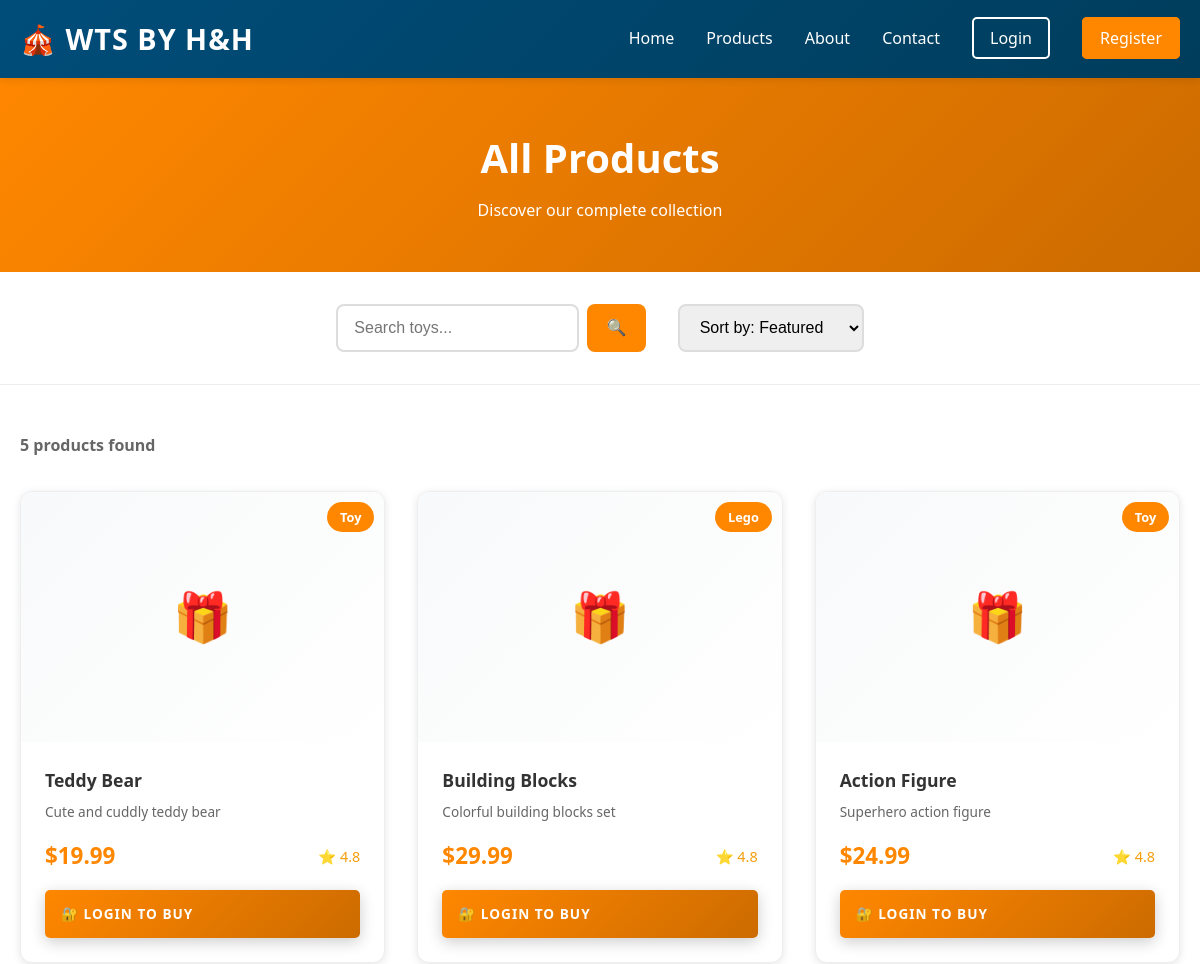
Page /products/all (upper part) on the earlier database version.
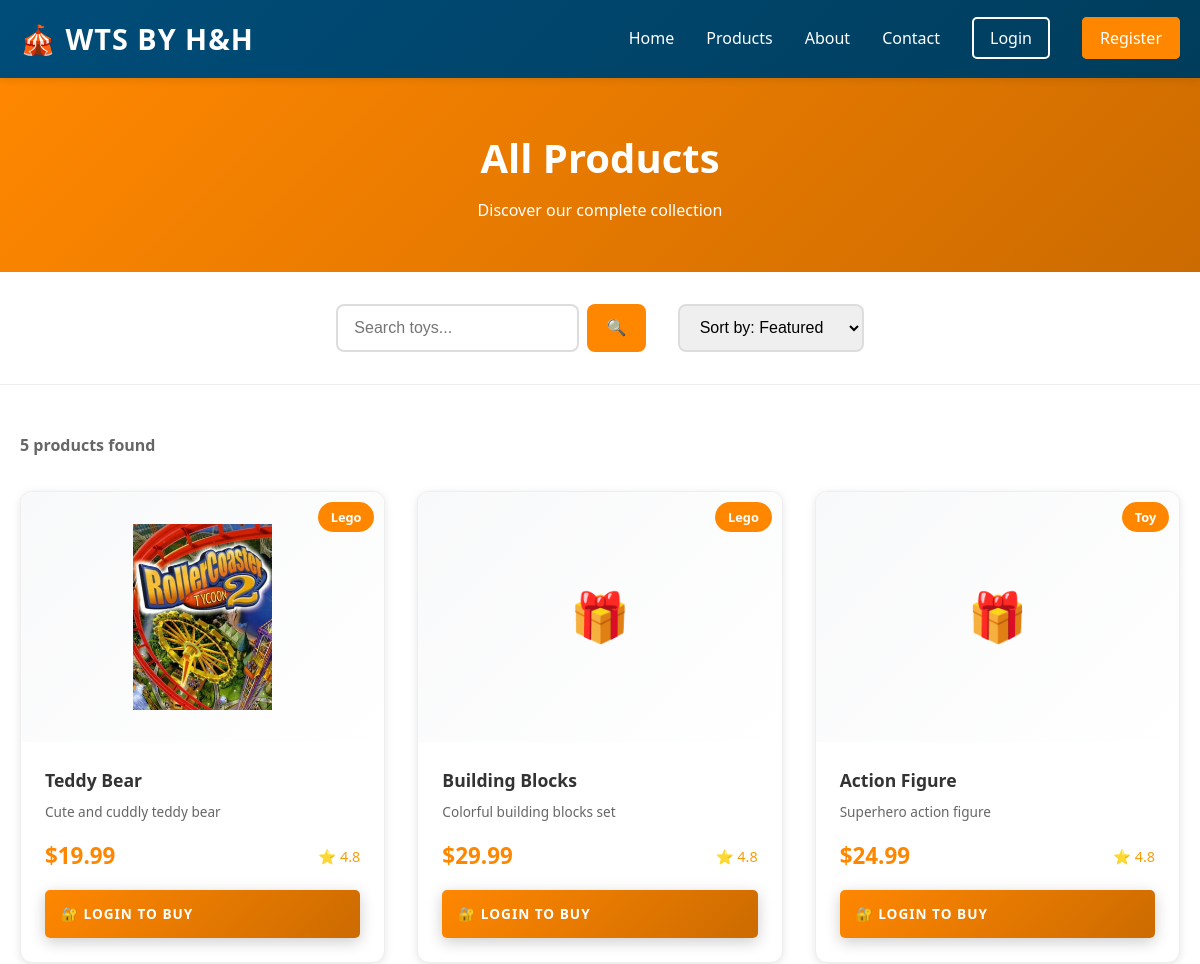
Same page on the later database version.
### app/models.py (models this page shows, shortened)
class Product(db.Model):
    __tablename__ = 'products'
    id = db.Column(db.Integer, primary_key=True)
    name = db.Column(db.String(120), nullable=False)
    price = db.Column(db.Float, nullable=False)
    description = db.Column(db.Text)
    stock = db.Column(db.Integer, default=0)
    category_id = db.Column(db.Integer, db.ForeignKey('categories.id'), nullable=True)
    image_filename = db.Column(db.String(255), nullable=True)
    created_at = db.Column(db.DateTime, default=datetime.utcnow)
    updated_at = db.Column(db.DateTime, default=datetime.utcnow, onupdate=datetime.utcnow)
    orders = db.relationship('Order', backref='product', lazy=True)
    cart_items = db.relationship('CartItem', backref='product', lazy=True)
    wishlist_items = db.relationship('Wishlist', backref='product', lazy=True, cascade='all, delete-orphan')

class Category(db.Model):
    __tablename__ = 'categories'
    id = db.Column(db.Integer, primary_key=True)
    name = db.Column(db.String(120), unique=True, nullable=False)
    description = db.Column(db.Text)
    created_at = db.Column(db.DateTime, default=datetime.utcnow)
    products = db.relationship('Product', backref='category', lazy=True)

### app/routes.py (the view)
@main_bp.route('/products/all')
def all_products():
    products = Product.query.all()
    categories = Category.query.all()
    return render_template('products.html', title='All Products', products=products, categories=categories, view_mode='all')

### app/templates/products.html (shortened to what this page needs)
{% extends "base.html" %}
{% block content %}
<section class="page-header">
    <div class="container">
        <h1>{% if view_mode == 'categories' %}Our Products{% elif view_mode == 'category' %}{{ category.name }}{% else %}All Products{% endif %}</h1>
        <p>{% if view_mode == 'categories' %}Select a category or view all products{% elif view_mode == 'category' %}Products in {{ category.name }}{% else %}Discover our complete collection{% endif %}</p>
    </div>
</section>
{% if view_mode == 'categories' %}
<section class="categories-section">
    <div class="container">
        <div class="categories-grid" id="categories-grid">
            {% for category in categories %}
            <a href="{{ url_for('main.category_products', category_id=category.id) }}" class="category-card" data-category-id="{{ category.id }}">
                <div class="category-icon">
                    {% if 'Lego' in category.name %}
                        🧱
                    {% elif 'Toy Cars' in category.name or 'Masito' in category.name %}
                        🚗
                    {% elif 'Plush' in category.name %}
                        🧸
                    {% elif 'Board' in category.name %}
                        🎲
                    {% elif 'Arts' in category.name or 'Crafts' in category.name %}
                        🎨
                    {% elif 'Hotwheels' in category.name %}
                        🏎️
                    {% elif 'Barbie' in category.name %}
                        👱🏼‍♀️🎀
                    {% elif 'Sports' in category.name or 'Outdoor' in category.name %}
                        🏀
                    {% else %}
                        🎁
                    {% endif %}
                </div>
                <div class="category-info">
                    <h3 class="category-name">{{ category.name }}</h3>
                    <p class="category-description">{{ category.description }}</p>
                    <span class="product-count">{{ category.products|length }} products</span>
                </div>
            </a>
            {% endfor %}
        </div>
        <div class="view-all-container">
            <a href="{{ url_for('main.all_products') }}" class="btn btn-view-all">View All Products</a>
        </div>
    </div>
</section>
{% else %}
<section class="products-filter-section">
    <div class="container">
        <div class="filter-controls">
            <div class="search-box">
                <input type="text" id="search-input" placeholder="Search toys..." class="search-input">
                <button class="search-btn">🔍</button>
            </div>
            <div class="sort-controls">
                <select id="sort-select" class="sort-select">
                    <option value="default">Sort by: Featured</option>
                </select>
            </div>
        </div>
    </div>
</section>
<section class="products-section">
    <div class="container">
        <div class="products-count">
            <span id="product-count">{{ products|length }} products found</span>
        </div>
        <div class="products-grid" id="products-grid">
            {% for product in products %}
            <div class="product-card" data-product-id="{{ product.id }}" data-product-name="{{ product.name }}" data-product-price="{{ product.price }}">
                <div class="product-image">
                    {% if product.image_filename %}
                        <img src="/static/images/products/{{ product.image_filename }}" alt="{{ product.name }}" class="product-img">
                    {% else %}
                        <div class="product-placeholder">🎁</div>
                    {% endif %}
                    <div class="product-badge">{{ product.category.name if product.category else 'Toy' }}</div>
                </div>
                <div class="product-info">
                    <h3 class="product-name">{{ product.name }}</h3>
                    <p class="product-description">{{ product.description or 'Premium toy product' }}</p>
                    <div class="product-footer">
                        <div class="product-price">${{ "%.2f"|format(product.price) }}</div>
                        <div class="product-rating">⭐ 4.8</div>
                    </div>
                    {% if current_user.is_authenticated %}
                        <form method="POST" action="{{ url_for('main.add_to_cart', product_id=product.id) }}" class="add-to-cart-form">
                            <div class="quantity-input">
                                <input type="number" name="quantity" value="1" min="1" max="100">
                            </div>
                            <div class="product-actions">
                                <button type="submit" class="btn btn-add-cart">🛒 Add to Cart</button>
                            </div>
                        </form>
                        <form method="POST" action="{{ url_for('main.add_to_wishlist', product_id=product.id) }}" class="wishlist-form" style="display:inline;">
                            <button type="submit" class="btn btn-wishlist" title="Add to Wishlist">❤️</button>
                        </form>
                    {% else %}
                        <a href="{{ url_for('main.login', next=url_for('main.products')) }}" class="btn btn-add-cart">🔐 Login to Buy</a>
                    {% endif %}
                </div>
            </div>
            {% endfor %}
        </div>
    </div>
</section>
{% endif %}
{% endblock %}

### app/templates/base.html (shortened to what this page needs)
<!DOCTYPE html>
<html lang="en">
<head>
    <link rel="stylesheet" href="{{ url_for('static', filename='css/style.css') }}">
</head>
<body>
    <nav class="navbar">
        <div class="nav-container">
            <a href="{{ url_for('main.index') }}" class="logo">🎪 WTS by H&H</a>
            <ul class="nav-menu">
                {% if current_user.is_authenticated and current_user.is_admin %}
                    <li><a href="{{ url_for('main.admin_dashboard') }}" class="admin-nav">🎛️ Dashboard</a></li>
                    <li class="user-menu" id="userMenuToggle">
                        <span class="user-trigger">👤 Admin: {{ current_user.username }}</span>
                        <div class="user-dropdown" id="userDropdown">
                            <a href="{{ url_for('main.logout') }}">🚪 Logout</a>
                        </div>
                    </li>
                {% else %}
                    <li><a href="{{ url_for('main.index') }}">Home</a></li>
                    <li><a href="{{ url_for('main.products') }}">Products</a></li>
                    <li><a href="{{ url_for('main.about') }}">About</a></li>
                    <li><a href="{{ url_for('main.contact') }}">Contact</a></li>
                    {% if current_user.is_authenticated %}
                        <li><a href="{{ url_for('main.view_cart') }}">🛒 Cart</a></li>
                        <li><a href="{{ url_for('main.view_wishlist') }}">❤️ Wishlist</a></li>
                        <li><a href="{{ url_for('main.orders') }}">📦 Orders</a></li>
                        <li class="user-menu" id="userMenuToggle">
                            <span class="user-trigger">👤 {{ current_user.username }}</span>
                            <div class="user-dropdown" id="userDropdown">
                                <a href="{{ url_for('main.dashboard') }}">📊 Dashboard</a>
                                <a href="{{ url_for('main.logout') }}">🚪 Logout</a>
                            </div>
                        </li>
                    {% else %}
                        <li><a href="{{ url_for('main.login') }}" class="btn-login">Login</a></li>
                        <li><a href="{{ url_for('main.register') }}" class="btn-register">Register</a></li>
                    {% endif %}
                {% endif %}
            </ul>
        </div>
    </nav>
    <main>
        {% block content %}{% endblock %}
    </main>
</body>
</html>

### app/static/css/style.css (style rules this page uses)
:root { --primary-color: #FF8700; --secondary-color: #CC6B00; --accent-color: #ffd700; --dark-color: #2c3e50; --light-color: #ecf0f1; --text-color: #333; --success-color: #27ae60; --border-radius: 12px; --transition: all 0.3s cubic-bezier(0.4, 0, 0.2, 1); }
* { margin: 0; padding: 0; box-sizing: border-box; }
html { scroll-behavior: smooth; }
body { font-family: 'Segoe UI', Tahoma, Geneva, Verdana, sans-serif; line-height: 1.6; color: var(--text-color); background-color: #f9f9f9; }
.container { max-width: 1200px; margin: 0 auto; padding: 0 20px; }
.navbar { background: linear-gradient(135deg, var(--primary-color) 0%, var(--secondary-color) 100%); color: white; padding: 1rem 0; position: sticky; top: 0; z-index: 1000; box-shadow: 0 4px 15px rgba(0, 0, 0, 0.1); }
.nav-container { max-width: 1200px; margin: 0 auto; padding: 0 20px; display: flex; justify-content: space-between; align-items: center; }
.logo { font-size: 1.8rem; font-weight: bold; letter-spacing: 1px; text-transform: uppercase; animation: pulse 2s ease-in-out infinite; }
.nav-menu { list-style: none; display: flex; gap: 2rem; }
.nav-menu a { color: white; text-decoration: none; font-weight: 500; transition: var(--transition); position: relative; }
.nav-menu a::after { content: ''; position: absolute; bottom: -5px; left: 0; width: 0; height: 3px; background-color: var(--accent-color); transition: width 0.3s ease; }
.btn { display: inline-block; padding: 0.9rem 2rem; border: none; border-radius: var(--border-radius); font-size: 1rem; font-weight: 600; text-decoration: none; cursor: pointer; transition: var(--transition); text-transform: uppercase; letter-spacing: 1px; box-shadow: 0 4px 15px rgba(0, 0, 0, 0.2); }
.product-card { background: white; border-radius: var(--border-radius); overflow: hidden; box-shadow: 0 5px 20px rgba(0, 0, 0, 0.08); transition: var(--transition); cursor: pointer; }
.product-image { width: 100%; height: 250px; background: linear-gradient(135deg, #004D7A 0%, #003D5C 100%); display: flex; align-items: center; justify-content: center; font-size: 4rem; overflow: hidden; position: relative; }
.product-image::before { content: ''; position: absolute; top: -50%; left: -50%; width: 200%; height: 200%; background: radial-gradient(circle, rgba(255,255,255,0.1) 1px, transparent 1px); background-size: 50px 50px; animation: moveBackground 20s linear infinite; }
.product-info { padding: 1.5rem; }
.product-name { font-size: 1.2rem; font-weight: 700; margin-bottom: 0.5rem; color: var(--dark-color); }
.product-description { font-size: 0.95rem; color: #666; margin-bottom: 1rem; line-height: 1.5; }
.product-footer { display: flex; justify-content: space-between; align-items: center; }
.product-price { font-size: 1.5rem; font-weight: 800; color: var(--primary-color); }
.product-rating { color: var(--accent-color); font-size: 0.9rem; }
.btn-add-cart { background: var(--primary-color); color: white; border: none; padding: 0.6rem 1.2rem; border-radius: 8px; cursor: pointer; font-weight: 600; transition: var(--transition); text-transform: uppercase; font-size: 0.85rem; }
.logo { text-decoration: none; color: white; }
main { max-width: 100%; margin: 0; padding: 0; }

### app/templates/base.html (style rules this page uses)
.navbar { background: linear-gradient(135deg, #004D7A 0%, #003D5C 100%); padding: 1rem 0; box-shadow: 0 2px 8px rgba(0, 0, 0, 0.1); }
.nav-container { max-width: 1200px; margin: 0 auto; display: flex; justify-content: space-between; align-items: center; padding: 0 20px; }
.logo { font-size: 1.8rem; font-weight: 700; color: white; text-decoration: none; }
.nav-menu { display: flex; list-style: none; gap: 2rem; margin: 0; padding: 0; align-items: center; }
.nav-menu a { color: white; text-decoration: none; font-weight: 500; transition: opacity 0.3s; }
.btn-login, .btn-register { padding: 0.5rem 1rem; border-radius: 5px; font-weight: 600; }
.btn-login { background: transparent; border: 2px solid white; }
.btn-register { background: #FF8700; border: 2px solid #FF8700; }

Differences in the rows shown:
changed Product "Teddy Bear": image_filename: picture added; category "Toy" → "Lego"; no longer shows "🎁"
